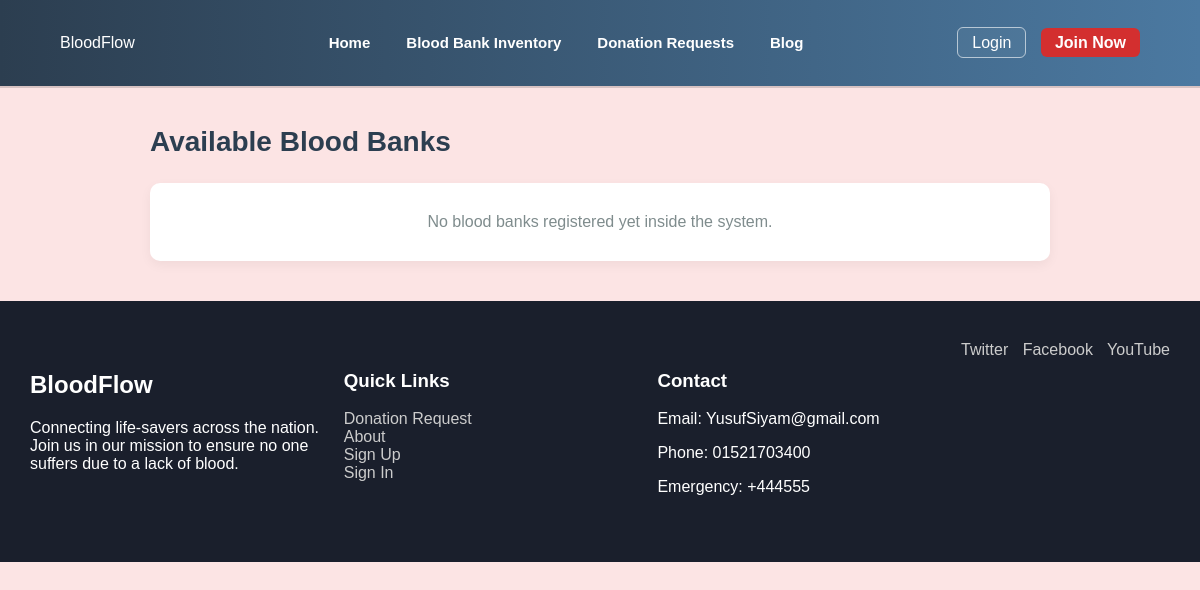
The app's page /blood_banks_list.php, older data.
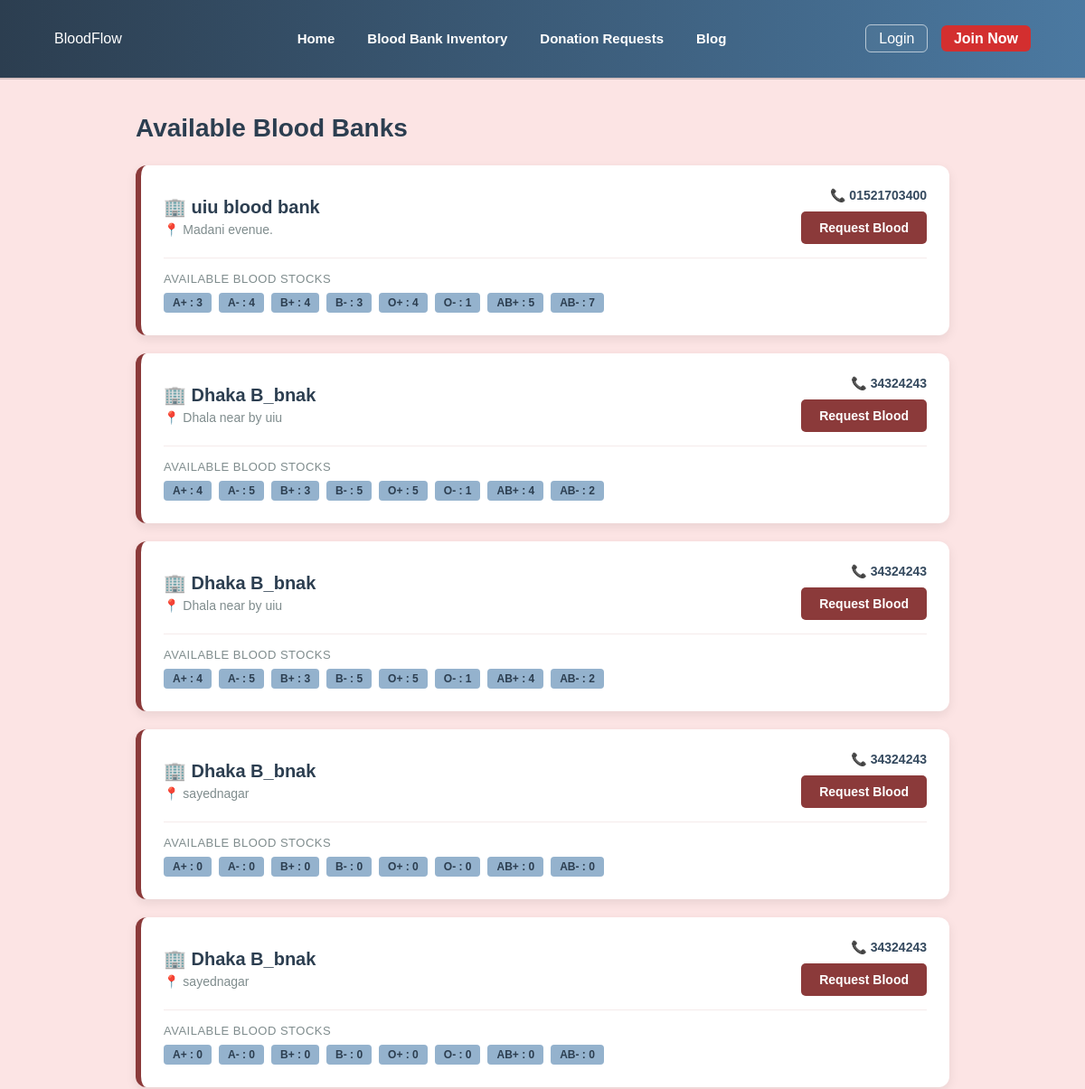
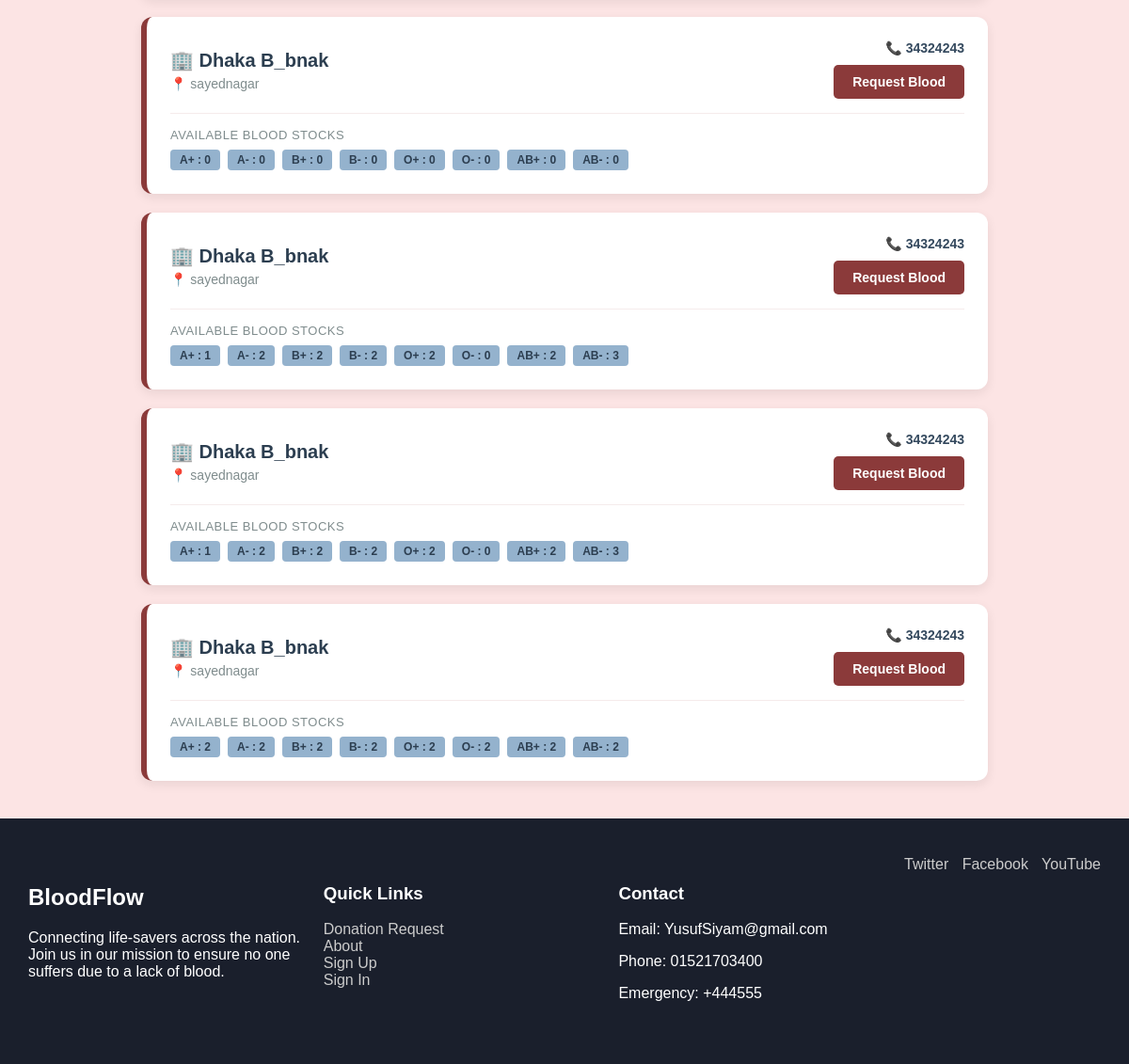
The same page, newer data (2 pictures, top to bottom).
### tables this page shows
CREATE TABLE `blood_banks` (
  `id` int(11) NOT NULL,
  `bank_name` varchar(255) NOT NULL,
  `location` varchar(255) NOT NULL,
  `contact_no` varchar(20) NOT NULL,
  `stock_a_positive` int(5) DEFAULT 0,
  `stock_a_negative` int(5) DEFAULT 0,
  `stock_b_positive` int(5) DEFAULT 0,
  `stock_b_negative` int(5) DEFAULT 0,
  `stock_o_positive` int(5) DEFAULT 0,
  `stock_o_negative` int(5) DEFAULT 0,
  `stock_ab_positive` int(5) DEFAULT 0,
  `stock_ab_negative` int(5) DEFAULT 0,
  `created_at` timestamp NOT NULL DEFAULT current_timestamp()
);

### blood_banks_list.php (the view, shortened to what this page needs)
<?php
include('config.php');
$check = mysqli_query($conn, "SHOW TABLES LIKE 'blood_banks'");
?>
<!DOCTYPE html>
<html lang="en">
<head>
</head>
<body>
<?php include('navbar.php'); ?>
<div class="container">
    <div class="page-title">Available Blood Banks</div>
<?php if(!$check || mysqli_num_rows($check) === 0): ?>
    <div class="no-data">Blood bank inventory module is currently not available.</div>
<?php else:
    $res = mysqli_query($conn, "SELECT * FROM blood_banks ORDER BY id DESC");
    if($res && mysqli_num_rows($res) > 0):
        while($row = mysqli_fetch_assoc($res)):
            $id = (int)$row['id'];
?>
    <div class="bank-card">
        <div class="bank-head">
            <div class="bank-info">
                <strong>🏢 <?php echo htmlspecialchars($row['bank_name']); ?></strong>
                <div class="location">📍 <?php echo htmlspecialchars($row['location']); ?></div>
            </div>
            <div class="bank-actions">
                <div class="contact-no">📞 <?php echo htmlspecialchars($row['contact_no']); ?></div>
                <?php if(isset($_SESSION['user_id'])): ?>
                    <a href="blood_req_form.php?bank_id=<?php echo $id; ?>" class="btn-request">Request Blood</a>
                <?php else: ?>
                    <a href="login.php" class="btn-request">Request Blood</a>
                <?php endif; ?>
            </div>
        </div>
        <div class="inventory-box">
            <span class="inventory-title">Available Blood Stocks</span>
            <div class="stock-grid">
                <span class="stock-badge">A+ : <?php echo (int)$row['stock_a_positive']; ?></span>
                <span class="stock-badge">A- : <?php echo (int)$row['stock_a_negative']; ?></span>
                <span class="stock-badge">B+ : <?php echo (int)$row['stock_b_positive']; ?></span>
                <span class="stock-badge">B- : <?php echo (int)$row['stock_b_negative']; ?></span>
                <span class="stock-badge">O+ : <?php echo (int)$row['stock_o_positive']; ?></span>
                <span class="stock-badge">O- : <?php echo (int)$row['stock_o_negative']; ?></span>
                <span class="stock-badge">AB+ : <?php echo (int)$row['stock_ab_positive']; ?></span>
                <span class="stock-badge">AB- : <?php echo (int)$row['stock_ab_negative']; ?></span>
            </div>
        </div>
    </div>
<?php
        endwhile;
    else:
        echo '<div class="no-data">No blood banks registered yet inside the system.</div>';
    endif;
endif;
?>
</div>
<?php include('footer.php'); ?>
</body>
</html>

### navbar.php (shortened to what this page needs)
<?php
$display_name = $_SESSION['name'] ?? ($_SESSION['user_name'] ?? null);
$user_role = $_SESSION['user_role'] ?? null;
?>
<nav class="navbar">
    <div class="logo">BloodFlow</div>
    <ul class="nav-menu">
        <li><a href="deshbord.php">Home</a></li>
        <li><a href="blood_banks_list.php">Blood Bank Inventory</a></li>
        <li><a href="search.php">Donation Requests</a></li>
        <li><a href="vlog.php">Blog</a></li>
    </ul>
    <div class="nav-auth">
        <?php if($display_name): ?>
            <?php if($user_role == 'admin'): ?>
                <a href="admin_dashboard.php" style="color: #50c878; margin-right: 15px; font-weight: bold;">Admin Panel</a>
            <?php endif; ?>
            <span class="user-welcome">Hi, <?php echo $display_name; ?></span>
            <a href="logout.php" class="btn-login">Logout</a>
        <?php else: ?>
            <a href="login.php" class="btn-login">Login</a>
            <a href="registration.php" class="btn-join">Join Now</a>
        <?php endif; ?>
    </div>
</nav>

### footer.php (shortened to what this page needs)
<footer class="main-footer">
    <div class="footer-container">
        <div class="footer-brand">
            <h2>BloodFlow</h2>
            <p>Connecting life-savers across the nation. Join us in our mission to ensure no one suffers due to a lack of blood.</p>
        </div>
        <div class="footer-links">
            <h3>Quick Links</h3>
            <ul>
                <li><a href="#">Donation Request</a></li>
                <li><a href="#">About</a></li>
                <li><a href="registration.php">Sign Up</a></li>
                <li><a href="login.php">Sign In</a></li>
            </ul>
        </div>
        <div class="footer-contact">
            <h3>Contact</h3>
            <p>Email: YusufSiyam@gmail.com</p>
            <p>Phone: 01521703400</p>
            <p>Emergency: +444555</p>
        </div>
        <div class="footer-social">
            <a href="#">Twitter</a> <a href="#">Facebook</a> <a href="#">YouTube</a>
        </div>
    </div>
</footer>

### blood_banks_list.php (style rules this page uses)
body { margin: 0; padding: 0; font-family: "Arial", sans-serif; background-color: #fce4e4; color: #333; }
.container { max-width: 900px; margin: 40px auto; padding: 0 20px; }
.page-title { font-size: 28px; color: #2c3e50; margin-bottom: 25px; font-weight: bold; }
.bank-card { background: #ffffff; padding: 25px; border-radius: 12px; margin: 20px 0; box-shadow: 0 4px 12px rgba(0, 0, 0, 0.08); border-left: 6px solid #8b3a3a; transition: transform 0.2s ease; }
.bank-head { display: flex; justify-content: space-between; align-items: center; flex-wrap: wrap; gap: 15px; }
.bank-info strong { font-size: 20px; color: #2c3e50; display: block; margin-bottom: 5px; }
.bank-info .location { color: #7f8c8d; font-size: 14px; display: flex; align-items: center; }
.bank-actions { text-align: right; }
.contact-no { font-size: 14px; color: #34495e; margin-bottom: 10px; font-weight: bold; }
.btn-request { background: #8b3a3a; padding: 10px 20px; color: white; text-decoration: none; border-radius: 5px; display: inline-block; font-size: 14px; font-weight: bold; transition: background 0.2s ease; border: none; cursor: pointer; }
.inventory-box { margin-top: 15px; padding-top: 15px; border-top: 1px solid #f5ebeb; }
.inventory-title { font-size: 13px; text-transform: uppercase; color: #7f8c8d; letter-spacing: 0.5px; margin-bottom: 8px; display: block; }
.stock-grid { display: flex; flex-wrap: wrap; gap: 8px; }
.stock-badge { background: #94b2cd; color: #2c3e50; padding: 4px 10px; border-radius: 4px; font-size: 12px; font-weight: bold; }
.no-data { background: #ffffff; padding: 30px; border-radius: 10px; text-align: center; color: #7f8c8d; box-shadow: 0 4px 12px rgba(0, 0, 0, 0.05); }

### navbar.php (style rules this page uses)
.navbar { background: linear-gradient(to right, #2c3e50, #4b79a1) !important; display: flex !important; justify-content: space-between !important; align-items: center !important; padding: 18px 60px !important; color: #ffffff !important; box-shadow: 0 2px 0 rgba(0,0,0,0.15) !important; }
.nav-menu { display: flex !important; list-style: none !important; gap: 28px !important; align-items: center !important; }
.nav-menu a { color: #ffffff !important; text-decoration: none !important; font-weight: 600 !important; font-size: 15px !important; padding: 6px 4px !important; }
.btn-login { background: rgba(255,255,255,0.04) !important; border: 1px solid rgba(255,255,255,0.6) !important; padding: 6px 14px !important; color: #ffffff !important; border-radius: 6px !important; text-decoration: none !important; }
.btn-join { background: #d32f2f !important; padding: 6px 14px !important; color: white !important; border-radius: 6px !important; text-decoration: none !important; margin-left: 10px !important; font-weight: 700 !important; }

### footer.php (style rules this page uses)
.main-footer { background: #1A1F2C; color: white; padding: 40px 20px; font-family: sans-serif; }
.footer-container { display: flex; justify-content: space-between; flex-wrap: wrap; max-width: 1200px; margin: auto; }
.footer-brand, .footer-links, .footer-contact { flex: 1; min-width: 200px; margin: 10px; }
.footer-links ul { list-style: none; padding: 0; }
.footer-links a { color: #ccc; text-decoration: none; }
.footer-social a { color: #ccc; margin-right: 10px; text-decoration: none; }

Row changes from the older to the newer data that the page shows:
added blood_banks: bank_name "uiu blood bank", location "Madani evenue.", contact_no "01521703400", stock_a_positive "3", stock_a_negative "4", stock_b_positive "4", stock_b_negative "3", stock_o_positive "4", stock_o_negative "1", stock_ab_positive "5", stock_ab_negative "7"
added blood_banks: bank_name "Dhaka B_bnak", location "Dhala near by uiu", contact_no "34324243", stock_a_positive "4", stock_a_negative "5", stock_b_positive "3", stock_b_negative "5", stock_o_positive "5", stock_o_negative "1", stock_ab_positive "4", stock_ab_negative "2"
added blood_banks: bank_name "Dhaka B_bnak", location "Dhala near by uiu", contact_no "34324243", stock_a_positive "4", stock_a_negative "5", stock_b_positive "3", stock_b_negative "5", stock_o_positive "5", stock_o_negative "1", stock_ab_positive "4", stock_ab_negative "2"
added blood_banks: bank_name "Dhaka B_bnak", location "sayednagar", contact_no "34324243", stock_a_positive "0", stock_a_negative "0", stock_b_positive "0", stock_b_negative "0", stock_o_positive "0", stock_o_negative "0", stock_ab_positive "0", stock_ab_negative "0"
added blood_banks: bank_name "Dhaka B_bnak", location "sayednagar", contact_no "34324243", stock_a_positive "0", stock_a_negative "0", stock_b_positive "0", stock_b_negative "0", stock_o_positive "0", stock_o_negative "0", stock_ab_positive "0", stock_ab_negative "0"
added blood_banks: bank_name "Dhaka B_bnak", location "sayednagar", contact_no "34324243", stock_a_positive "0", stock_a_negative "0", stock_b_positive "0", stock_b_negative "0", stock_o_positive "0", stock_o_negative "0", stock_ab_positive "0", stock_ab_negative "0"
added blood_banks: bank_name "Dhaka B_bnak", location "sayednagar", contact_no "34324243", stock_a_positive "1", stock_a_negative "2", stock_b_positive "2", stock_b_negative "2", stock_o_positive "2", stock_o_negative "0", stock_ab_positive "2", stock_ab_negative "3"
added blood_banks: bank_name "Dhaka B_bnak", location "sayednagar", contact_no "34324243", stock_a_positive "1", stock_a_negative "2", stock_b_positive "2", stock_b_negative "2", stock_o_positive "2", stock_o_negative "0", stock_ab_positive "2", stock_ab_negative "3"
added blood_banks: bank_name "Dhaka B_bnak", location "sayednagar", contact_no "34324243", stock_a_positive "2", stock_a_negative "2", stock_b_positive "2", stock_b_negative "2", stock_o_positive "2", stock_o_negative "2", stock_ab_positive "2", stock_ab_negative "2"
Text that changed along with them:
text no longer shown: "No blood banks registered yet inside the system."
